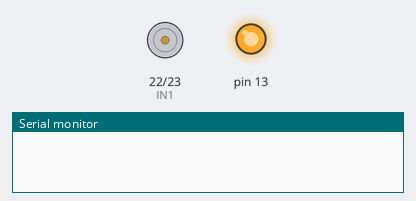
Simulated run of this sketch. Board: Arduino Mega 2560, built with avr-gcc and run on an emulated ATmega2560. Parts: motor-driver pin pairs drawn as motors (green arrow = first pin HIGH = forward, orange = second pin HIGH = backward, longer = more drive, scaled by the enable pin), output pins drawn as LEDs (lit = HIGH), the last lines printed to the serial monitor.

Above: at 0.1 s.
At 1.9 s:
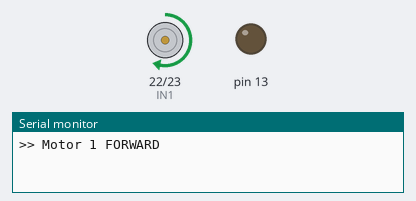
At 4.9 s:
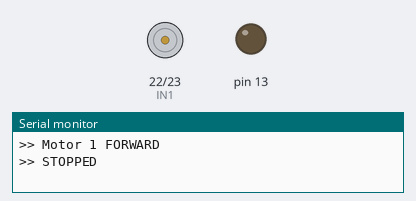
Timing chart, 0 to 6.4 s (numbered marks = the images above):
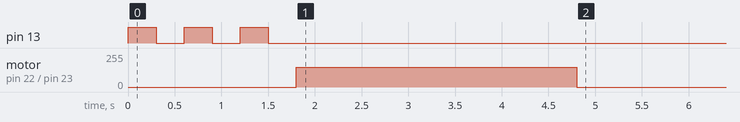

The sketch:

Test_FrontLeft_Motor.ino
```cpp
/*
 * AUTO TEST: Front Left Motor (Motor 1)
 * ENA=Pin 2, IN1=Pin 22, IN2=Pin 23
 */

#define ENA  2
#define IN1  22
#define IN2  23

void setup() {
  Serial.begin(115200);
  pinMode(ENA, OUTPUT);
  pinMode(IN1, OUTPUT);
  pinMode(IN2, OUTPUT);
  pinMode(13, OUTPUT);

  for (int i = 0; i < 3; i++) {
    digitalWrite(13, HIGH); delay(300);
    digitalWrite(13, LOW);  delay(300);
  }

  Serial.println(">> Motor 1 FORWARD");
  digitalWrite(IN1, HIGH);
  digitalWrite(IN2, LOW);
  analogWrite(ENA, 150);
  delay(3000);

  digitalWrite(IN1, LOW);
  digitalWrite(IN2, LOW);
  analogWrite(ENA, 0);
  Serial.println(">> STOPPED");
}

void loop() {
}
```
